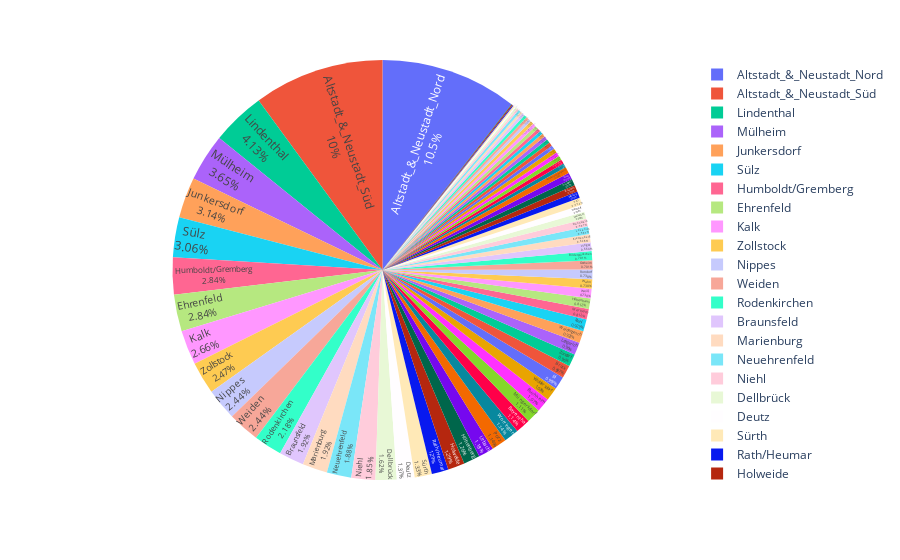

Notebook code for this chart:
### Code cell
# Graphing percentage of baserent (Kaltemiete) that each Köln district has with pyplot
fig = px.pie(pie_data_output, values = pie_data_output.baseRent, names = pie_data_output.index)
fig.update_traces(textposition = 'inside', textinfo = 'percent+label')
fig.update_layout(template = 'plotly_white')

fig.show()

### Figure 1 — Plotly figure (JSON) as saved in the notebook; plotly's stock layout.template omitted (floating-point values rounded to 4 significant figures)
{"data": [{"domain": {"x": [0, 1], "y": [0, 1]}, "hovertemplate": "index=%{label}<br>baseRent=%{value}<extra></extra>", "labels": ["Altstadt_&_Neustadt_Nord", "Altstadt_&_Neustadt_Süd", "Lindenthal", "Mülheim", "Junkersdorf", "Sülz", "Humboldt/Gremberg", "Ehrenfeld", "Kalk", "Zollstock", "Nippes", "Weiden", "Rodenkirchen", "Braunsfeld", "Marienburg", "Neuehrenfeld", "Niehl", "Dellbrück", "Deutz", "Sürth", "Rath/Heumar", "Holweide", "Höhenberg", "Urbach", "Porz", "Worringen", "Bayenthal", "Müngersdorf", "Buchheim", "Widdersdorf", "Eil", "Brück", "Zündorf", "Longerich", "Weidenpesch", "Riehl", "Merheim", "Höhenhaus", "Weiß", "Wahn", "Rondorf", "Ostheim", "Bilderstöckchen", "Vingst", "Klettenberg", "Lövenich", "Dünnwald", "Merkenich", "Wahnheide", "Poll", "Raderberg", "Bickendorf", "Ossendorf", "Ensen", "Bocklemünd/Mengenich", "Flittard", "Stammheim", "Raderthal", "Meschenich", "Langel", "Vogelsang", "Westhoven", "Grengel", "Mauenheim", "Buchforst", "Godorf", "Elsdorf", "Pesch", "Roggendorf/Thenhoven", "Seeberg", "Heimersdorf", "Gremberghoven", "Lind", "Neubrück", "Esch/Auweiler", "Immendorf", "Lindweiler", "Volkhoven/Weiler", "Fühlingen", "Finkenberg", "Chorweiler", "Hahnwald", "Libur"], "legendgroup": "", "name": "", "showlegend": true, "textinfo": "percent+label", "textposition": "inside", "type": "pie", "values": [285, 272, 112, 99, 85, 83, 77, 77, 72, 67, 66, 66, 59, 52, 52, 51, 50, 44, 37, 36, 35, 35, 34, 32, 31, 31, 31, 30, 29, 28, 27, 27, 26, 26, 25, 25, 22, 22, 20, 20, 20, 19, 19, 18, 17, 16, 16, 15, 15, 15, 14, 14, 14, 14, 13, 9, 9, 9, 9, 9, 8, 8, 8, 8, 7, 7, 7, 7, 7, 7, 6, 6, 6, 6, 5, 5, 4, 4, 3, 3, 2, 2, 1]}], "layout": {"legend": {"tracegroupgap": 0}, "margin": {"t": 60}}}
